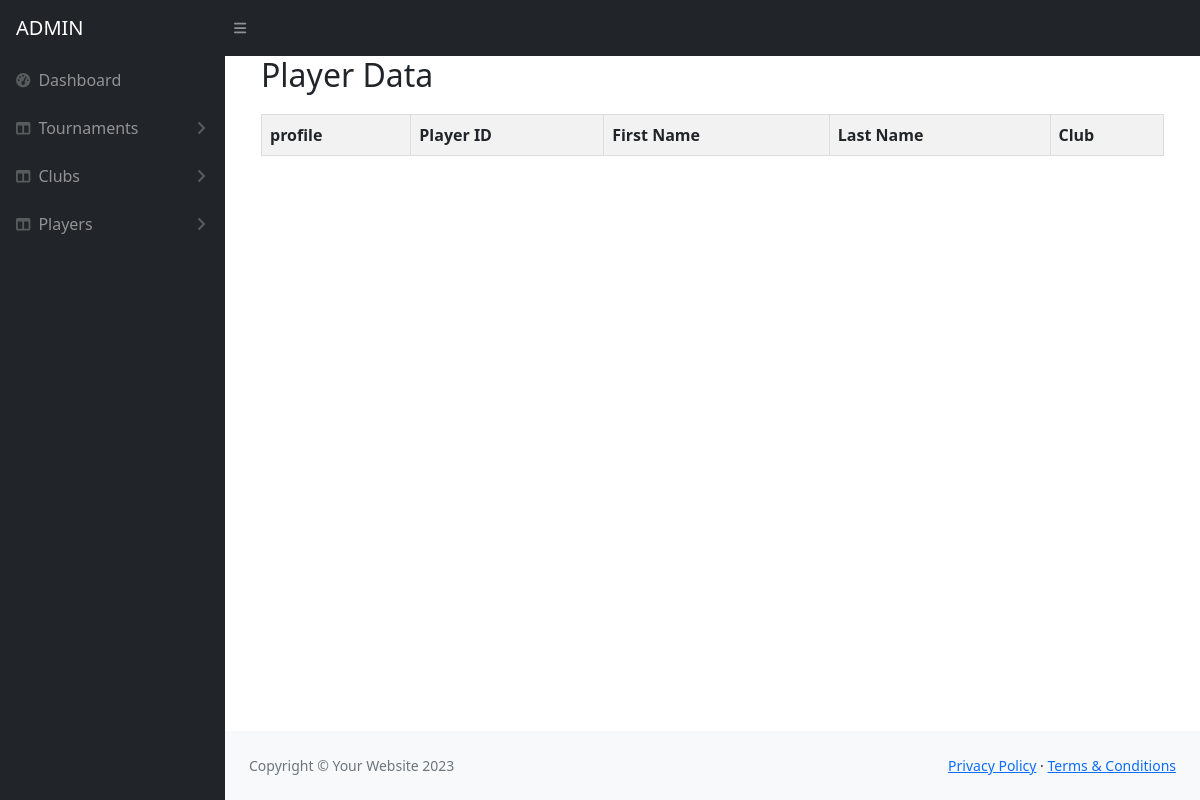
The app's page /dist/club2.php, older data.
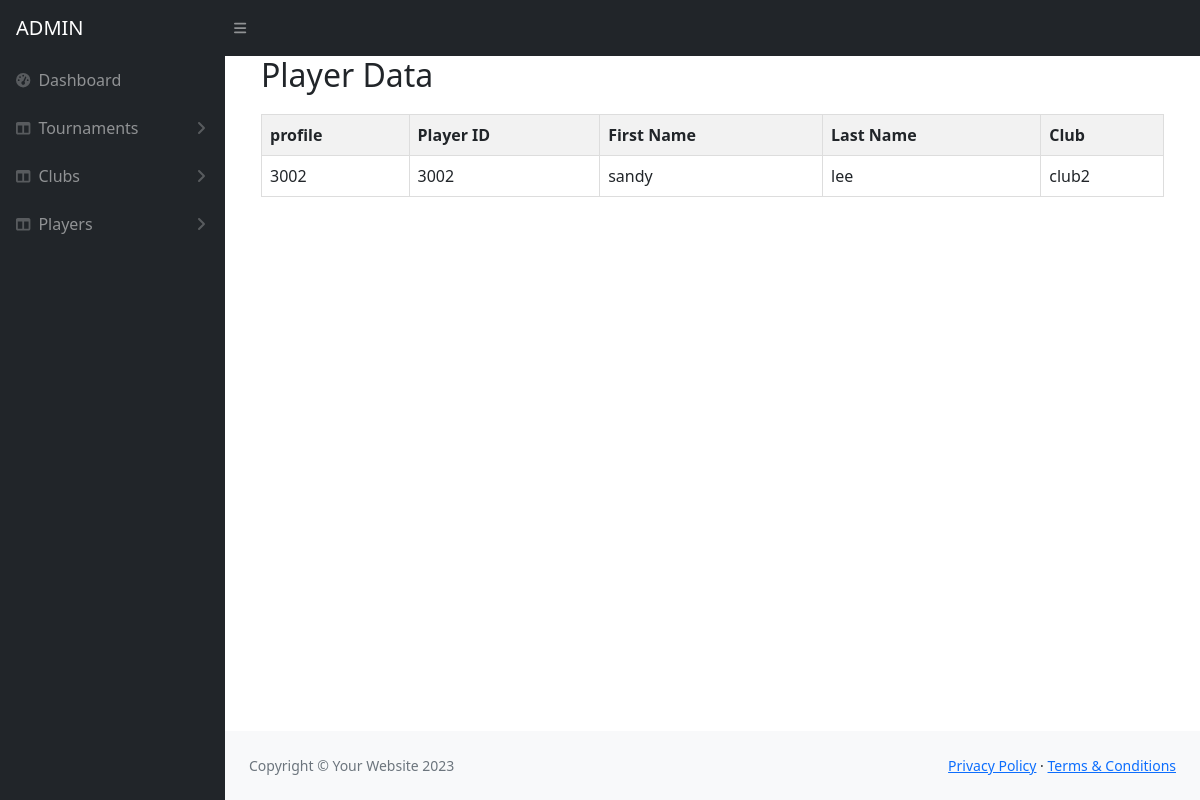
The same page, newer data.
### tables this page shows
CREATE TABLE `players_d` (
  `SNO` int(11) NOT NULL,
  `playerid` varchar(50) NOT NULL,
  `firstname` varchar(100) NOT NULL,
  `lastname` varchar(100) NOT NULL,
  `club` varchar(100) NOT NULL,
  `club2` varchar(100) NOT NULL,
  `club3` varchar(100) NOT NULL
);

### dist/club2.php (the view, shortened to what this page needs)
<?php
    include 'nav.php';
?>
 <main>
                <div class="container-fluid px-4">
                    <div class="container">
                        <h2>Player Data</h2>
                        <table>
                            <thead>
                                <tr>
                                    <th>profile</th>
                                    <th>Player ID</th>
                                    <th>First Name</th>
                                    <th>Last Name</th>
                                    <th>Club</th>
                                </tr>
                            </thead>
                            <tbody>
                                <?php
                                include 'connect.php';
                                $sql = "SELECT * FROM players_d WHERE club='club2'";
                                $result = mysqli_query($conn, $sql);
                                while ($row = mysqli_fetch_assoc($result)) {
                                    echo "<tr>";
                                    echo "<td>{$row['playerid']}</td>";
                                    echo "<td>{$row['playerid']}</td>";
                                    echo "<td>{$row['firstname']}</td>";
                                    echo "<td>{$row['lastname']}</td>";
                                    echo "<td>{$row['club']}</td>";
                                    echo "</tr>";
                                }
                                ?>
                            </tbody>
                        </table>
                    </div>
                </div>
            </main>
            <footer class="py-4 bg-light mt-auto">
                <div class="container-fluid px-4">
                    <div class="d-flex align-items-center justify-content-between small">
                        <div class="text-muted">Copyright &copy; Your Website 2023</div>
                        <div>
                            <a href="#">Privacy Policy</a>
                            &middot;
                            <a href="#">Terms &amp; Conditions</a>
                        </div>
                    </div>
                </div>
            </footer>
        </div>
    </div>

Row changes from the older to the newer data that the page shows:
now on this page (row edited): players_d: playerid "3002", firstname "sandy", lastname "lee", club "club2"
